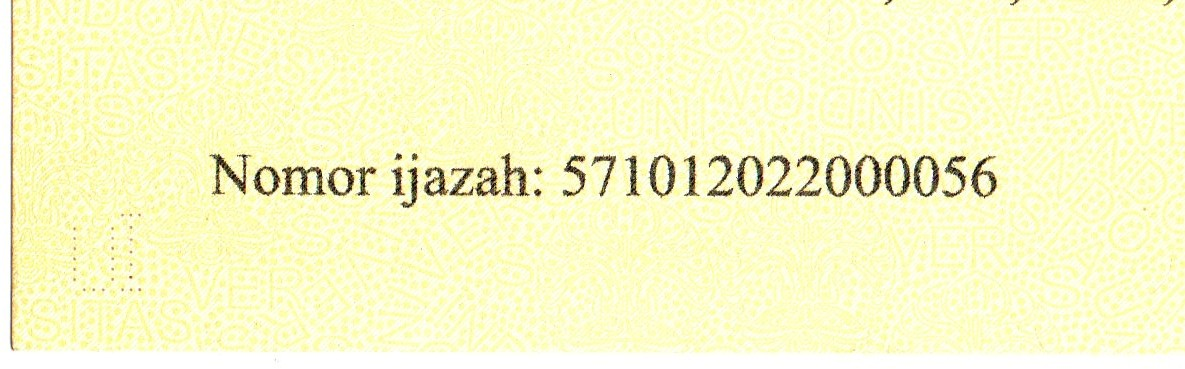
#> input picture Tugas 5/citra/01_HighQuality_Enhanced (1).jpg, 1185 x 369 px; its folder holds only this picture in this run
$ python enhancement.py
#> lines starting #> are read from the running program, lines starting #| are printed output that depends on the picture
import cv2
import numpy as np
from pathlib import Path


# ==============================
# FOLDER
# ==============================

INPUT_FOLDER = Path("citra")
OUTPUT_FOLDER = Path("hasil")

GRAY_FOLDER = OUTPUT_FOLDER / "grayscale"
MEAN_FOLDER = OUTPUT_FOLDER / "mean"
MEDIAN_FOLDER = OUTPUT_FOLDER / "median"
GAUSSIAN_FOLDER = OUTPUT_FOLDER / "gaussian"
SHARPENING_FOLDER = OUTPUT_FOLDER / "sharpening"

# Folder tambahan untuk hasil perbandingan
COMPARISON_FOLDER = OUTPUT_FOLDER / "perbandingan"


# ==============================
# MEMBUAT FOLDER JIKA BELUM ADA
# ==============================

GRAY_FOLDER.mkdir(parents=True, exist_ok=True)
MEAN_FOLDER.mkdir(parents=True, exist_ok=True)
MEDIAN_FOLDER.mkdir(parents=True, exist_ok=True)
GAUSSIAN_FOLDER.mkdir(parents=True, exist_ok=True)
SHARPENING_FOLDER.mkdir(parents=True, exist_ok=True)

COMPARISON_FOLDER.mkdir(parents=True, exist_ok=True)


# ==============================
# MENCARI SEMUA CITRA
# ==============================

extensions = ["*.jpg", "*.jpeg", "*.png", "*.bmp"]

image_files = []

for ext in extensions:
    image_files.extend(INPUT_FOLDER.glob(ext))

image_files = sorted(image_files)


if not image_files:
    print("Tidak ada citra yang ditemukan di folder citra/")
    exit()


print("=" * 60)
print("ENHANCEMENT CITRA UNTUK OCR")
print("=" * 60)
print(f"Jumlah citra: {len(image_files)}")
print()


# ==============================
# PROSES SETIAP CITRA
# ==============================

for image_path in image_files:

    print(f"Memproses: {image_path.name}")


    # ==============================
    # MEMBACA CITRA
    # ==============================

    image = cv2.imread(str(image_path))
#> image is the input picture: shape (369, 1185, 3); mean B, G, R 200.2, 248.5, 248.7

    if image is None:
        print(f"  Gagal membaca: {image_path.name}")
        continue


    # ==============================
    # 1. GRAYSCALE
    # ==============================

    gray = cv2.cvtColor(
        image,
        cv2.COLOR_BGR2GRAY
    )


    # ==============================
    # 2. MEAN FILTER
    # ==============================

    mean_filter = cv2.blur(
        gray,
        (3, 3)
    )


    # ==============================
    # 3. MEDIAN FILTER
    # ==============================

    median_filter = cv2.medianBlur(
        gray,
        3
    )


    # ==============================
    # 4. GAUSSIAN FILTER
    # ==============================

    gaussian_filter = cv2.GaussianBlur(
        gray,
        (3, 3),
        0
    )


    # ==============================
    # 5. SHARPENING
    # ==============================

    kernel_sharpening = np.array([
        [0, -1, 0],
        [-1, 5, -1],
        [0, -1, 0]
    ])

    sharpening = cv2.filter2D(
        gray,
        -1,
        kernel_sharpening
    )


    # ==============================
    # NAMA FILE OUTPUT
    # ==============================

    filename = image_path.stem + ".png"


    # ==============================
    # SIMPAN HASIL GRAYSCALE
    # ==============================

    cv2.imwrite(
        str(GRAY_FOLDER / filename),
        gray
    )


    # ==============================
    # SIMPAN HASIL MEAN FILTER
    # ==============================

    cv2.imwrite(
        str(MEAN_FOLDER / filename),
        mean_filter
    )


    # ==============================
    # SIMPAN HASIL MEDIAN FILTER
    # ==============================

    cv2.imwrite(
        str(MEDIAN_FOLDER / filename),
        median_filter
    )


    # ==============================
    # SIMPAN HASIL GAUSSIAN FILTER
    # ==============================

    cv2.imwrite(
        str(GAUSSIAN_FOLDER / filename),
        gaussian_filter
    )


    # ==============================
    # SIMPAN HASIL SHARPENING
    # ==============================

    cv2.imwrite(
        str(SHARPENING_FOLDER / filename),
        sharpening
    )


    # ==========================================================
    # 6. MEMBUAT HASIL PERBANDINGAN
    # ==========================================================

    # --------------------------------
    # Original
    # --------------------------------
    original_bgr = image.copy()


    # --------------------------------
    # Hasil filter diubah ke BGR
    # --------------------------------

    mean_bgr = cv2.cvtColor(
        mean_filter,
        cv2.COLOR_GRAY2BGR
    )

    median_bgr = cv2.cvtColor(
        median_filter,
        cv2.COLOR_GRAY2BGR
    )

    gaussian_bgr = cv2.cvtColor(
        gaussian_filter,
        cv2.COLOR_GRAY2BGR
    )

    sharpening_bgr = cv2.cvtColor(
        sharpening,
        cv2.COLOR_GRAY2BGR
    )


    # ==========================================================
    # UKURAN PANEL
    # ==========================================================

    panel_width = 500

    original_height = int(
        original_bgr.shape[0]
        * panel_width
        / original_bgr.shape[1]
    )
#> original_height = 155

    filter_height = int(
        mean_bgr.shape[0]
        * panel_width
        / mean_bgr.shape[1]
    )
#> filter_height = 155


    # Resize Original
    original_bgr = cv2.resize(
        original_bgr,
        (panel_width, original_height)
    )


    # Resize hasil filter
    mean_bgr = cv2.resize(
        mean_bgr,
        (panel_width, filter_height)
    )
#> mean_bgr: shape (155, 500, 3)

    median_bgr = cv2.resize(
        median_bgr,
        (panel_width, filter_height)
    )
#> median_bgr: shape (155, 500, 3)

    gaussian_bgr = cv2.resize(
        gaussian_bgr,
        (panel_width, filter_height)
    )
#> gaussian_bgr: shape (155, 500, 3)

    sharpening_bgr = cv2.resize(
        sharpening_bgr,
        (panel_width, filter_height)
    )
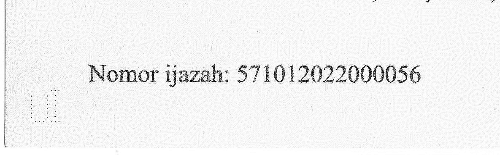
#> sharpening_bgr: shape (155, 500, 3); min 0, max 255, mean 242.3


    # ==========================================================
    # FUNGSI MEMBERI JUDUL
    # ==========================================================

    font = cv2.FONT_HERSHEY_SIMPLEX

    font_scale = 0.75
    thickness = 2

    title_height = 40

    text_color = (255, 255, 255)


    def add_title(img, title):

#> called with title = 'ORIGINAL'
        result = cv2.copyMakeBorder(
            img,
            title_height,
            0,
            0,
            0,
            cv2.BORDER_CONSTANT,
            value=(0, 0, 0)
        )

        text_size = cv2.getTextSize(
            title,
            font,
            font_scale,
            thickness
        )[0]

        text_x = (
            img.shape[1] - text_size[0]
        ) // 2
#> text_x = 197

        text_y = 27

        cv2.putText(
            result,
            title,
            (text_x, text_y),
            font,
            font_scale,
            text_color,
            thickness,
            cv2.LINE_AA
        )
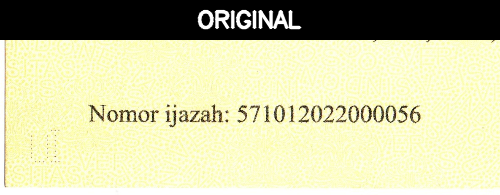
#> result: shape (195, 500, 3); mean B, G, R 161.7, 200.1, 200.3

        return result


    # ==========================================================
    # TAMBAHKAN JUDUL
    # ==========================================================

    original_bgr = add_title(
        original_bgr,
        "ORIGINAL"
    )

    mean_bgr = add_title(
        mean_bgr,
        "MEAN FILTER"
    )

    median_bgr = add_title(
        median_bgr,
        "MEDIAN FILTER"
    )

    gaussian_bgr = add_title(
        gaussian_bgr,
        "GAUSSIAN FILTER"
    )

    sharpening_bgr = add_title(
        sharpening_bgr,
        "SHARPENING"
    )
#> in add_title (call 5), `cv2.putText( result, title, (text_x, text_y), font, font_scale, text_c..`:
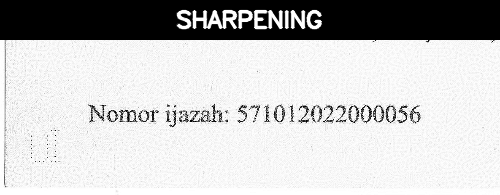
#> result: shape (195, 500, 3); min 0, max 255, mean 196.5


    # ==========================================================
    # JARAK ANTAR PANEL
    # ==========================================================

    gap = 20

    # Warna putih untuk jarak
    horizontal_gap = np.ones(
        (original_bgr.shape[0], gap, 3),
        dtype=np.uint8
    ) * 255

    horizontal_gap_filter = np.ones(
        (mean_bgr.shape[0], gap, 3),
        dtype=np.uint8
    ) * 255


    # ==========================================================
    # BARIS 2
    # MEAN + MEDIAN
    # ==========================================================

    baris_kedua = cv2.hconcat([
        mean_bgr,
        horizontal_gap_filter,
        median_bgr
    ])
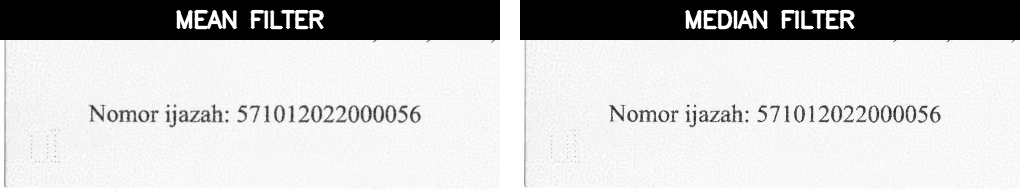
#> baris_kedua: shape (195, 1020, 3); min 0, max 255, mean 198.3


    # ==========================================================
    # BARIS 3
    # GAUSSIAN + SHARPENING
    # ==========================================================

    baris_ketiga = cv2.hconcat([
        gaussian_bgr,
        horizontal_gap_filter,
        sharpening_bgr
    ])
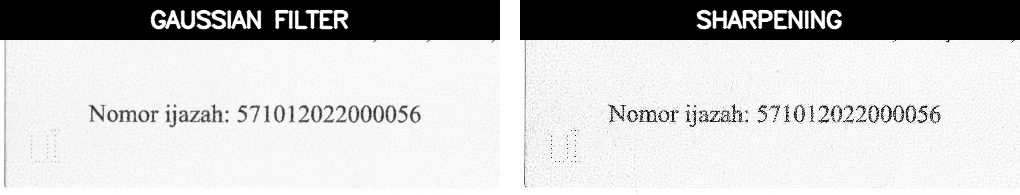
#> baris_ketiga: shape (195, 1020, 3); min 0, max 255, mean 198.3


    # ==========================================================
    # ORIGINAL DI TENGAH ATAS
    # ==========================================================

    total_width = (
        panel_width * 2
        + gap
    )

    # Jarak kiri dan kanan untuk Original
    side_space = (
        total_width - original_bgr.shape[1]
    ) // 2
#> side_space = 260

    left_space = np.ones(
        (
            original_bgr.shape[0],
            side_space,
            3
        ),
        dtype=np.uint8
    ) * 255

    right_space = np.ones(
        (
            original_bgr.shape[0],
            total_width
            - original_bgr.shape[1]
            - side_space,
            3
        ),
        dtype=np.uint8
    ) * 255


    baris_pertama = cv2.hconcat([
        left_space,
        original_bgr,
        right_space
    ])
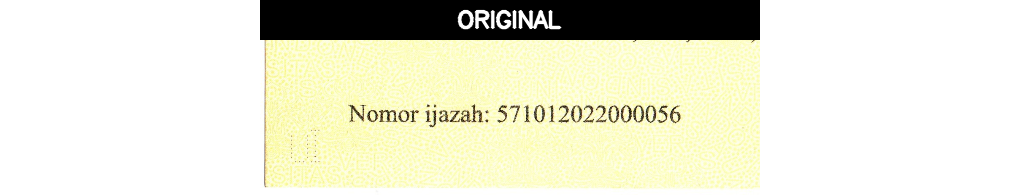
#> baris_pertama: shape (195, 1020, 3); mean B, G, R 209.3, 228.1, 228.2


    # ==========================================================
    # JARAK VERTIKAL ANTAR BARIS
    # ==========================================================

    vertical_gap = 25

    gap_atas = np.ones(
        (
            vertical_gap,
            total_width,
            3
        ),
        dtype=np.uint8
    ) * 255

    gap_bawah = np.ones(
        (
            vertical_gap,
            total_width,
            3
        ),
        dtype=np.uint8
    ) * 255


    # ==========================================================
    # GABUNGKAN SEMUA
    # ==========================================================

    comparison = cv2.vconcat([
        baris_pertama,
        gap_atas,
        baris_kedua,
        gap_bawah,
        baris_ketiga
    ])
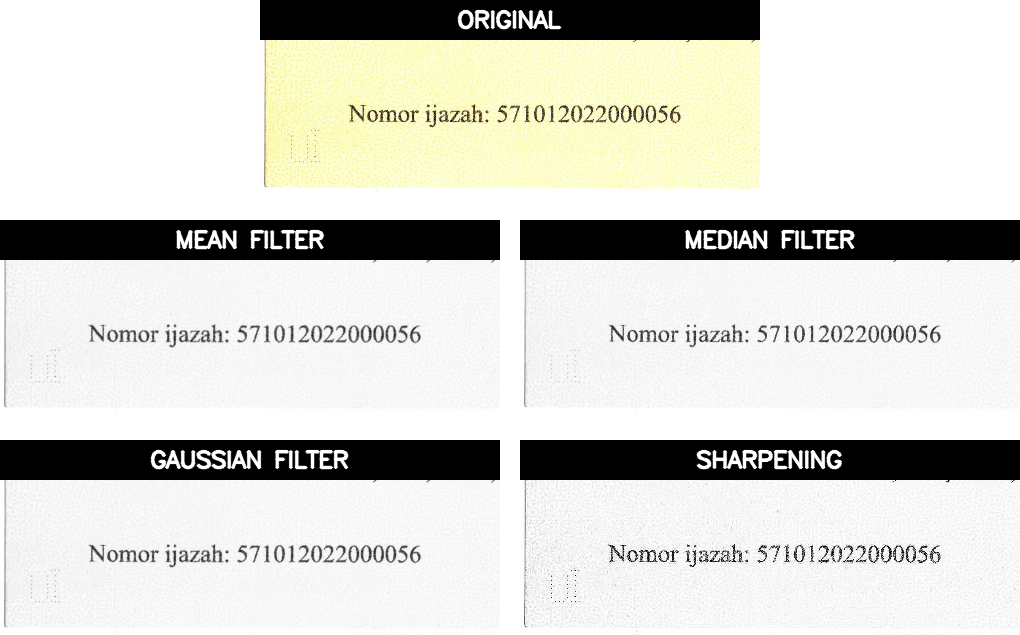
#> comparison: shape (635, 1020, 3); mean B, G, R 206.1, 211.9, 211.9


    # ==========================================================
    # SIMPAN HASIL PERBANDINGAN
    # ==========================================================

    cv2.imwrite(
        str(COMPARISON_FOLDER / filename),
        comparison
    )


    # ==============================
    # INFORMASI TERMINAL
    # ==============================

    print("  ✓ Grayscale")
    print("  ✓ Mean Filter")
    print("  ✓ Median Filter")
    print("  ✓ Gaussian Filter")
    print("  ✓ Sharpening")
    print("  ✓ Perbandingan")
    print()


# ==============================
# SELESAI
# ==============================

print("=" * 60)
print("SELESAI")
print("=" * 60)

print("Hasil tersimpan di folder: hasil/")
print()

print("Folder hasil:")
print("  - grayscale/")
print("  - mean/")
print("  - median/")
print("  - gaussian/")
print("  - sharpening/")
print("  - perbandingan/")
